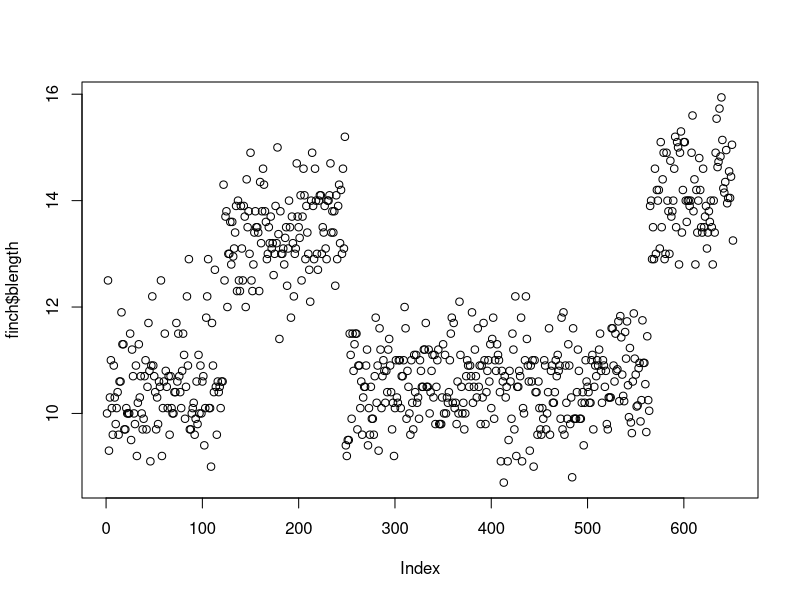
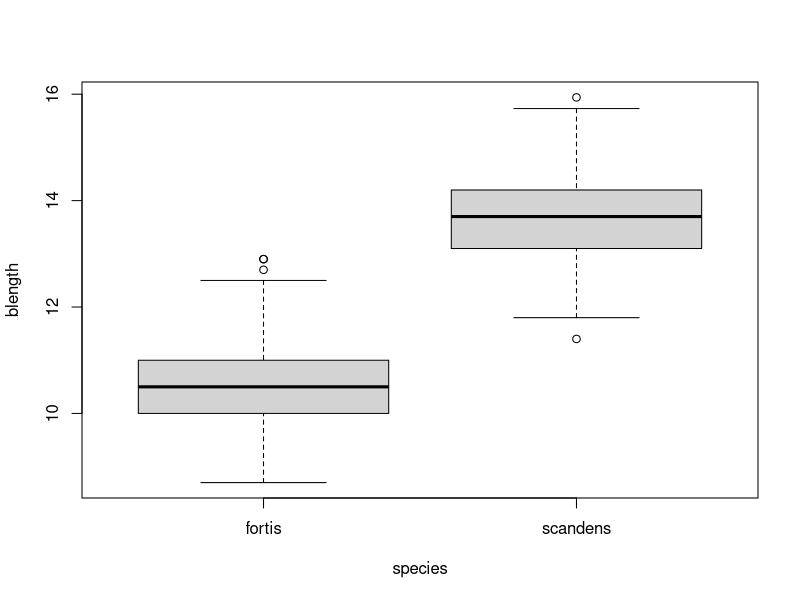
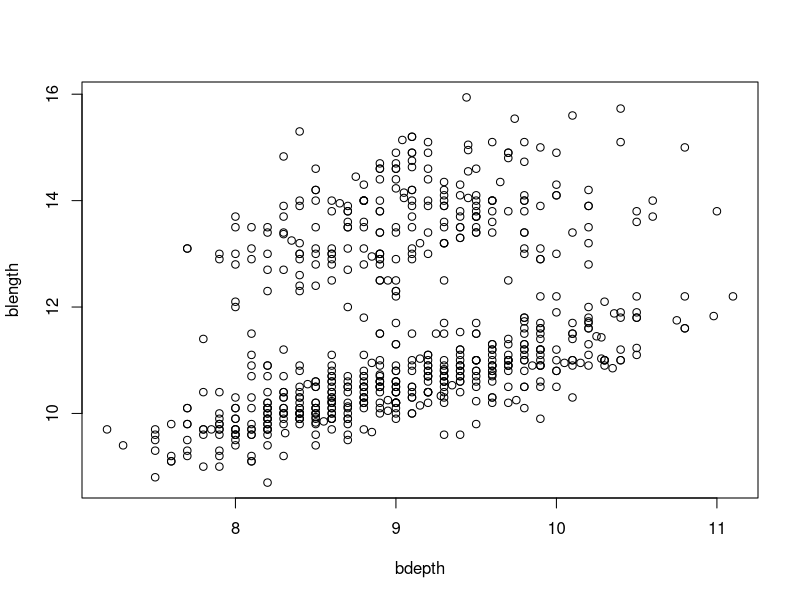
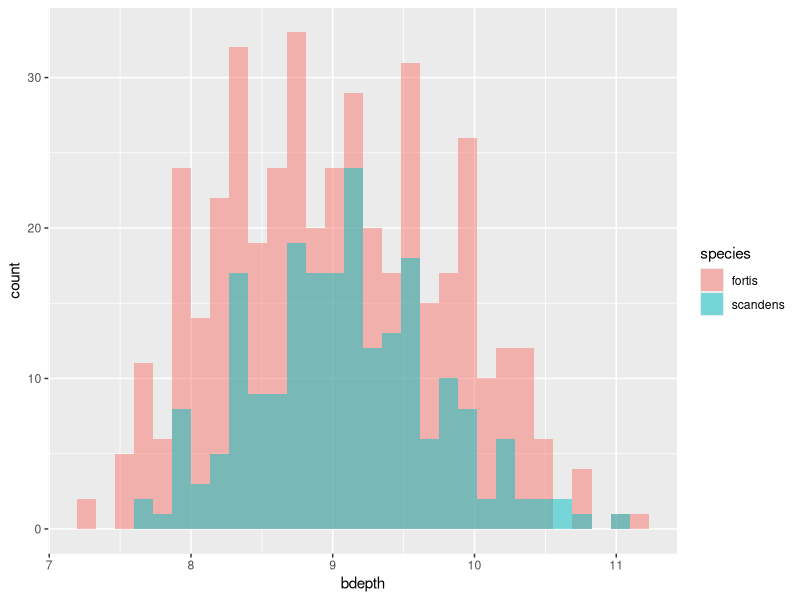
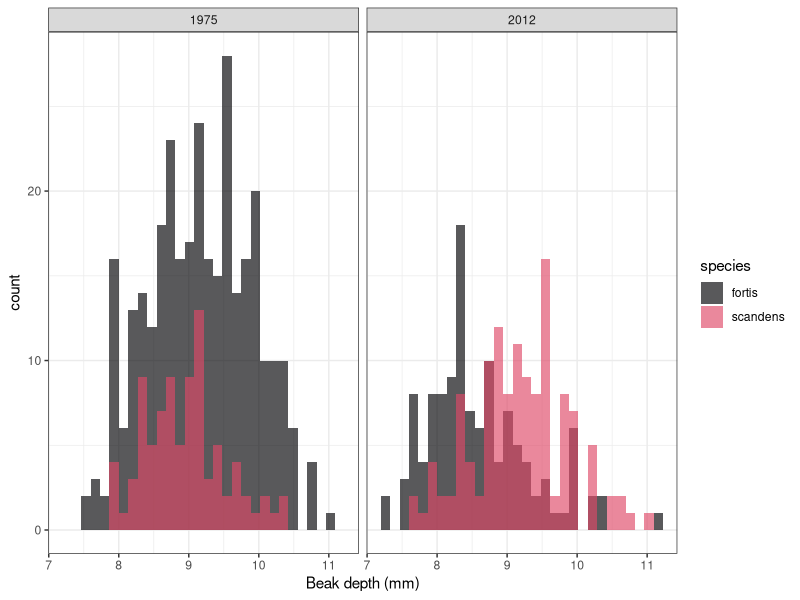
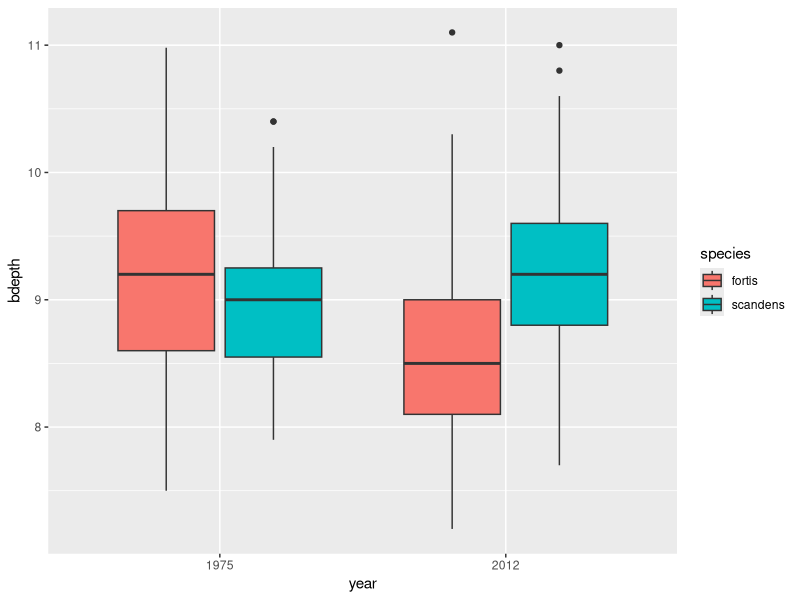
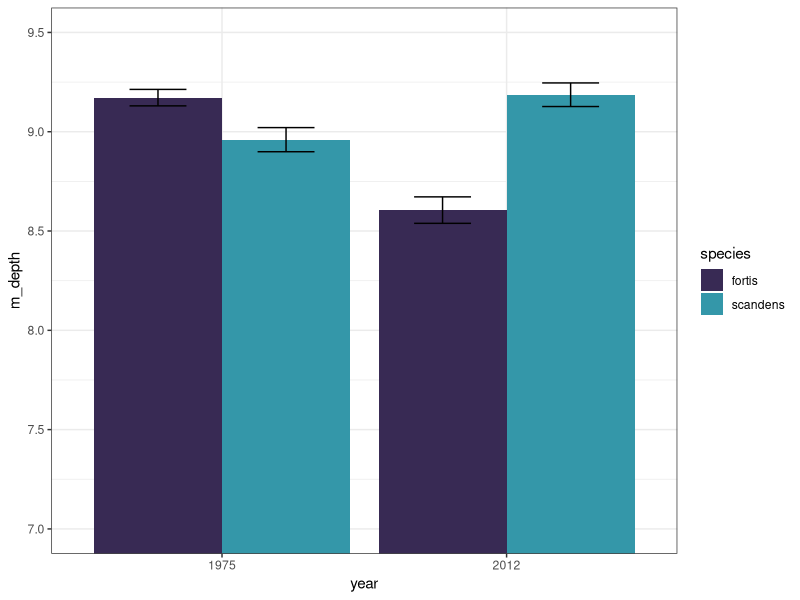
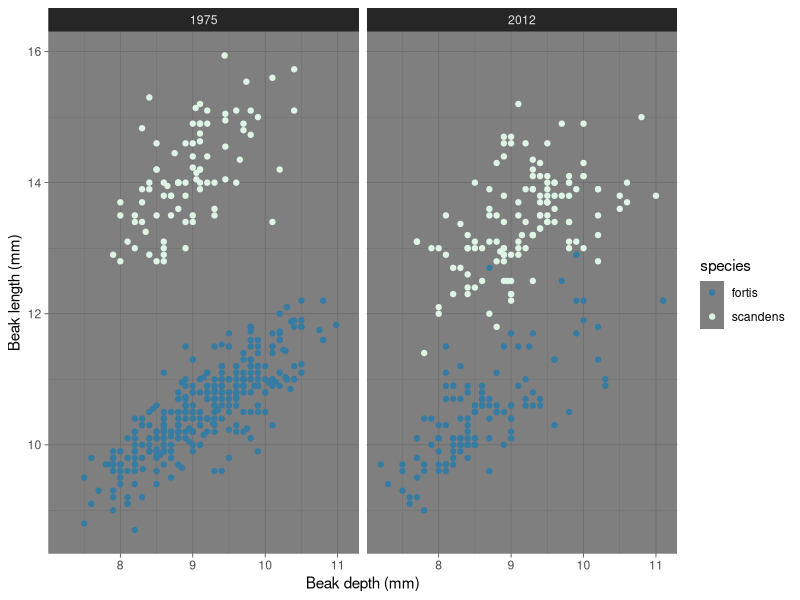

R code for these plots, in order:
## ---- chunk 1
#| label: setup
#| include: false

library(tidyverse)

finch <- read.csv(here::here("data/galapago-finches.csv"),
                  stringsAsFactors = TRUE)
## ---- chunk 2
names(finch)
## ---- chunk 3
# year and band
## ---- chunk 4
str(finch)
## ---- chunk 5
### GRADED 0.5 points ####
# the "species" column is a factor 
# it has 2 levels:
# "fortis" and "scandens"
## ---- chunk 6
### GRADED 0.5 points ####
# the year column is "int" which is short for "integer" and this is a numeric mode
## ---- chunk 7
as_tibble(finch) |>
  head()
## ---- chunk 8
unique(finch$year)
# or
distinct(finch, year)
## ---- chunk 9
distinct(finch, year, species)
## ---- chunk 10
### GRADED 0.5 points ####
plot(finch$blength)
## ---- chunk 11
# This question will not be graded. I'm just looking for interpetation here
# the data appears to have distinct groupings
# We haven't talked about this in class yet, but this indicative of differences in samples/populations
# here, the "small" and "large" groups are probably difference species with different beak lengths
# the groups left to right are likely due to the order of the data, with the left groups probably being data from 1975 and the data on the right being from 2012
## ---- chunk 12
### GRADED 0.5 points ####
plot(blength ~ species, data = finch)
## ---- chunk 13
# not graded
# just look that students are properly interpretting plot
# Means of species are different - height of median line in box
# Generally look normally and symmetrically distributed within species
## ---- chunk 14
plot(blength~bdepth, data = finch)
## ---- chunk 15
# Not graded. 
# length and depth are positively related
# "small" and "large" group are probably the two different species
## ---- chunk 16
filter(finch, blength >= 15)
# 15 individuals or rows
## ---- chunk 17
# 15 rows/individuals
# Only scandens
# mostly 1975, but a few from 2012
## ---- chunk 18
filter(finch,
       species == "fortis",
       bdepth < 8)
# 35 rows
## ---- chunk 19
filter(finch, 
       blength == 10 |
         blength == 12)
## ---- chunk 20
### GRADED 0.5 points ####
# check that year has <fct> in the output
finch_year <- finch |>
  mutate(year = factor(year, levels = c("1975", "2012")))

finch_year |>
  as_tibble()
## ---- chunk 21
### GRADED 0.5 points ####
finch_year_means <- finch_year |>
  group_by(species, year) |>
  summarize(m_depth = mean(bdepth), 
            sd_depth = sd(bdepth), 
            n_depth = n()) |>
  mutate(se_depth = sd_depth / sqrt(n_depth)) |>
  ungroup()

finch_year_means
## ---- chunk 22
ggplot(finch, 
       aes(x = bdepth,
           fill = species)) +
  geom_histogram(position = "identity", 
                 alpha = 0.5)
## ---- chunk 23
### GRADED 0.5 points ####
ggplot(finch, 
       aes(x = bdepth,
           fill = species)) +
  geom_histogram(position = "identity", 
                 alpha = 0.65) +
  facet_wrap(.~year) +
  labs(x = "Beak depth (mm)") +
  scale_fill_viridis_d(option = "A",
                       end = 0.6) +
  theme_bw()
## ---- chunk 24
ggplot(finch_year, 
       aes(x = year, 
           y = bdepth, 
           fill = species)) +
  geom_boxplot()
## ---- chunk 25
### GRADED 0.5 points ####
ggplot(finch_year_means, 
       aes(x = year, 
           y = m_depth,
           ymin = m_depth - se_depth,
           ymax = m_depth + se_depth,
           fill = species)) +
  geom_col(position = "dodge") +
  geom_errorbar(position = position_dodge(0.9),
                width = 0.4) +
  theme_bw() +
  scale_fill_viridis_d(option = "G",
                       begin = 0.2, 
                       end = 0.6) +
  coord_cartesian(ylim = c(7, 9.5))
## ---- chunk 26
ggplot(finch_year,
       aes( 
         y = blength, 
         x = bdepth,
         color = species)) +
  geom_point(
             size = 1.5) +
  facet_wrap(.~year)+
  labs(y = "Beak length (mm)",
       x = "Beak depth (mm)") +
  theme_dark() +
  scale_color_viridis_d(option = "G",
                        begin = 0.5)

ggplot(finch_year,
       aes( 
         y = blength, 
         x = bdepth,
         color = year)) +
  geom_point(alpha = 0.75,
             size = 2) +
  facet_wrap(.~species) +
  scale_color_viridis_d(end = 0.6) +
  theme_bw()
